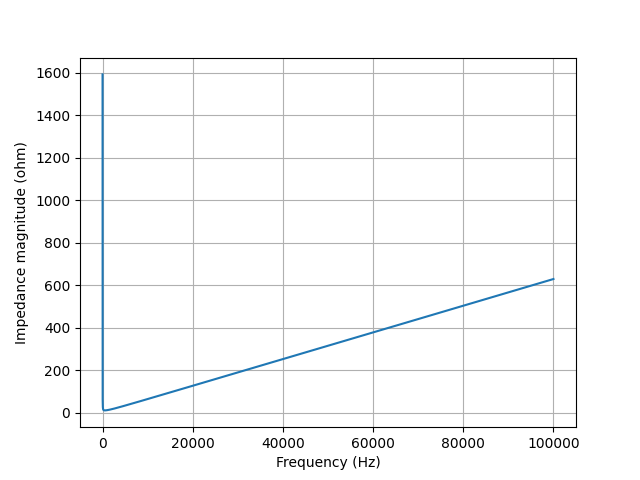

Write the Python code that produced this figure.
from lcapy import *
from numpy import logspace
from matplotlib.pyplot import savefig, show

N = R(10) + C(1e-4) + L(1e-3)

vf = logspace(0, 5, 400)
N.Z.frequency_response().magnitude.plot(vf)

savefig('series-RLC3-Z.png')
show()
